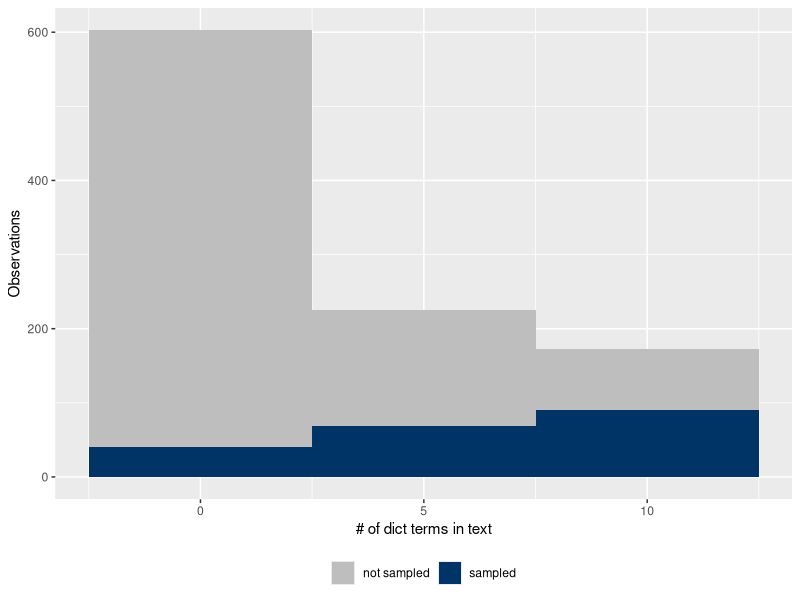

The R script that drew this image:
## ---- chunk 1

library(tidyverse)
library(dplyr)

## ---- chunk 2

counts <- 
  round(rbeta(1000, 0.2, 0.5)* 10, 0) %>%
  as_tibble() %>% 
  mutate(sample_id = cut(value, 
                         c(-Inf, 0.5, 2.5, Inf), 
                         c(1, 2, 3)),
         id = 1:n())

counts$sample_T <- rbinom(nrow(counts), 1, 0.05*(counts$value+1))

counts %>% 
  ggplot(aes(x = value)) +
  geom_histogram(aes(fill = as.character(sample_T)), bins=3) +
  scale_fill_manual(values = c("gray", "#003366"),
                    labels = c("not sampled", "sampled")) +
  theme(legend.title = element_blank(),
        legend.position = "bottom") +
  xlab("# of dict terms in text") + ylab("Observations")


